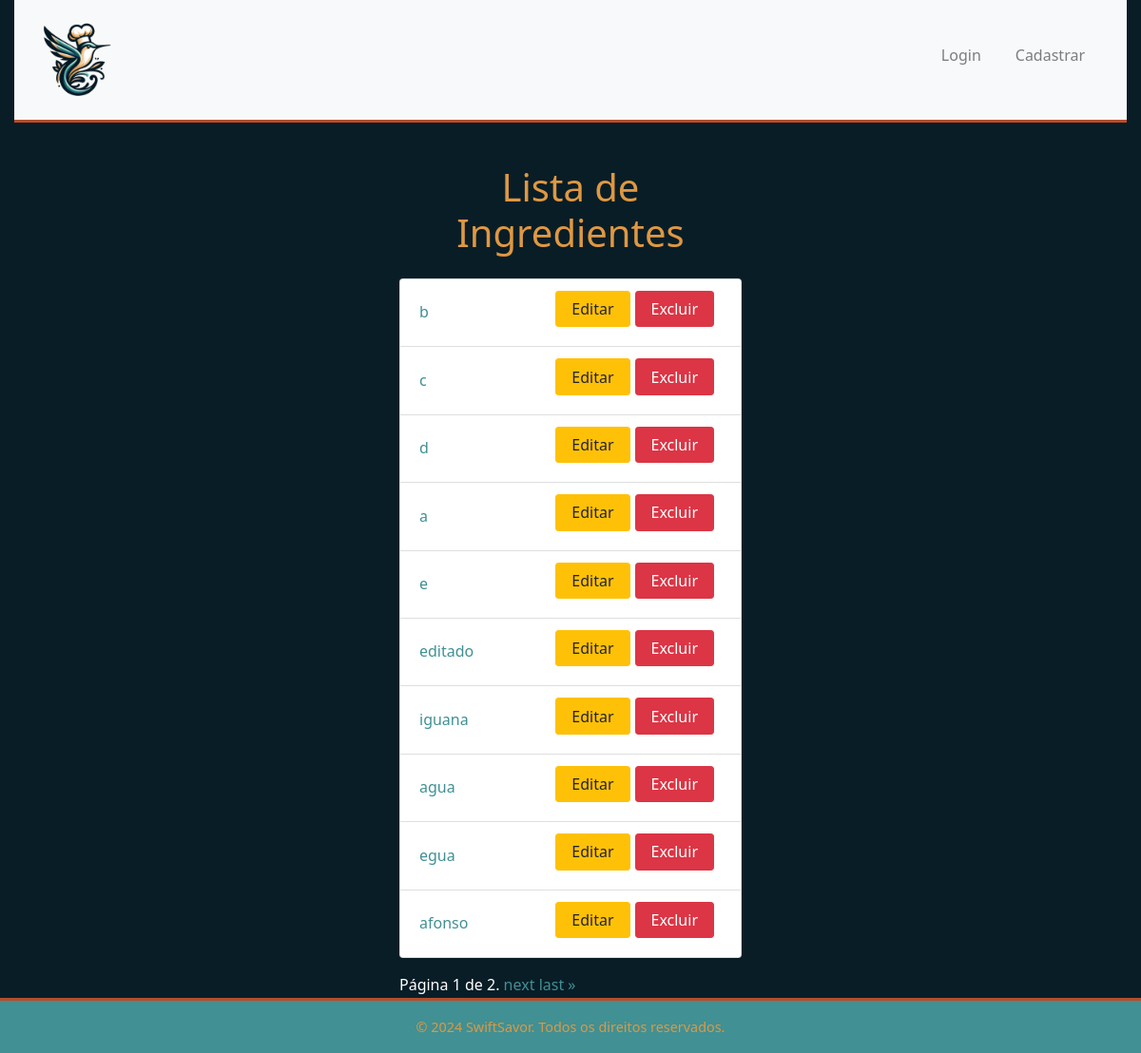
The page /ingredients/ on the database as committed earlier.
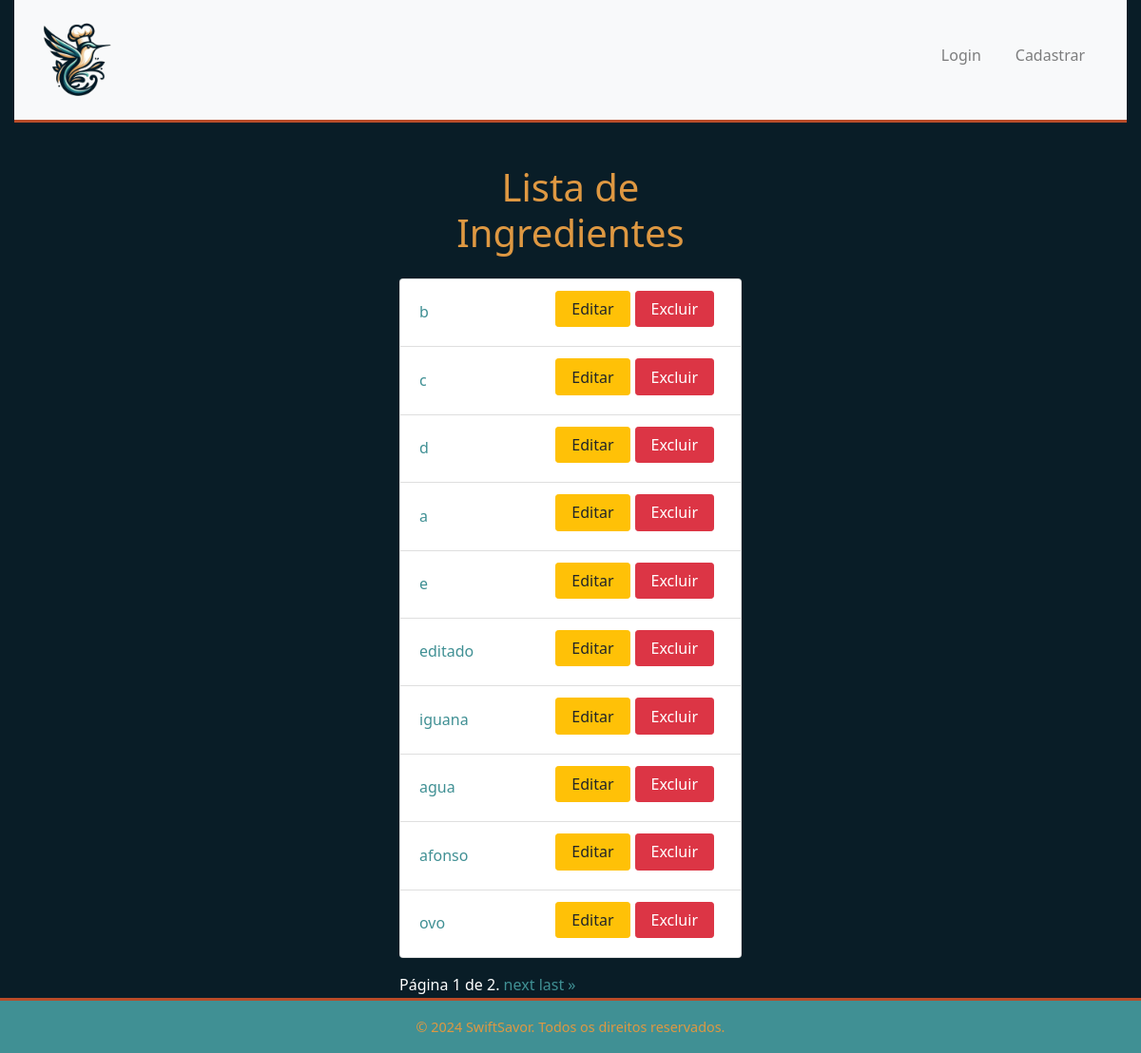
The same page on the database as committed later.
### ingredients/models.py (models this page shows, shortened)
class Ingrediente(models.Model):
    nome = models.CharField(max_length=200)
    user = models.ForeignKey(settings.AUTH_USER_MODEL, on_delete=models.CASCADE, null=True)

### ingredients/views.py (the view)
# urls.py: path('', views.lista_ingredientes, name='lista_ingredientes'),
def lista_ingredientes(request):
    ingredientes = Ingrediente.objects.all()
    paginator = Paginator(ingredientes, 10)
    page = request.GET.get('page')
    try:
        ingredientes = paginator.page(page)
    except PageNotAnInteger:
        ingredientes = paginator.page(1)
    except EmptyPage:
        ingredientes = paginator.page(paginator.num_pages)
    return render(request, 'ingredients/lista_ingredientes.html', {'ingredientes': ingredientes})

### ingredients/templates/ingredients/lista_ingredientes.html (shortened to what this page needs)
{% extends 'main/base.html' %}
{% block content %}
<div class="container-fluid mt-4 lista-ingredientes-container">
    <div class="row justify-content-center">
        <div class="col-md-4">
            <h1 class="mb-4 text-center">Lista de Ingredientes</h1>
            <ul class="list-group">
                {% for ingrediente in ingredientes %}
                    <li class="list-group-item">
                        <div class="ingredient-info">
                            <a href="{% url 'detalhes_ingrediente' ingrediente.id %}">{{ ingrediente.nome }}</a>
                        </div>
                        <div class="ingredient-actions">
                            <a href="{% url 'editar_ingrediente' ingrediente.id %}" class="btn btn-warning btn-sm" aria-label="Editar ingrediente {{ ingrediente.nome }}">Editar</a>
                            <form method="post" action="{% url 'excluir_ingrediente' ingrediente.id %}" class="d-inline">
                                <button type="submit" class="btn btn-danger btn-sm" aria-label="Excluir ingrediente {{ ingrediente.nome }}">Excluir</button>
                            </form>
                        </div>
                    </li>
                {% endfor %}
            </ul>
            <div class="pagination mt-3" aria-label="Navegação de páginas">
                <span class="step-links">
                    <span class="current">
                        Página {{ ingredientes.number }} de {{ ingredientes.paginator.num_pages }}.
                    </span>
                    {% if ingredientes.has_next %}
                        <a href="?page={{ ingredientes.next_page_number }}">next</a>
                        <a href="?page={{ ingredientes.paginator.num_pages }}">last &raquo;</a>
                    {% endif %}
                </span>
            </div>
        </div>
    </div>
</div>
{% endblock %}

Rows that differ between the two databases and show on the page:
removed Ingrediente: nome "egua"
now on this page (row unchanged): Ingrediente: nome "ovo"
